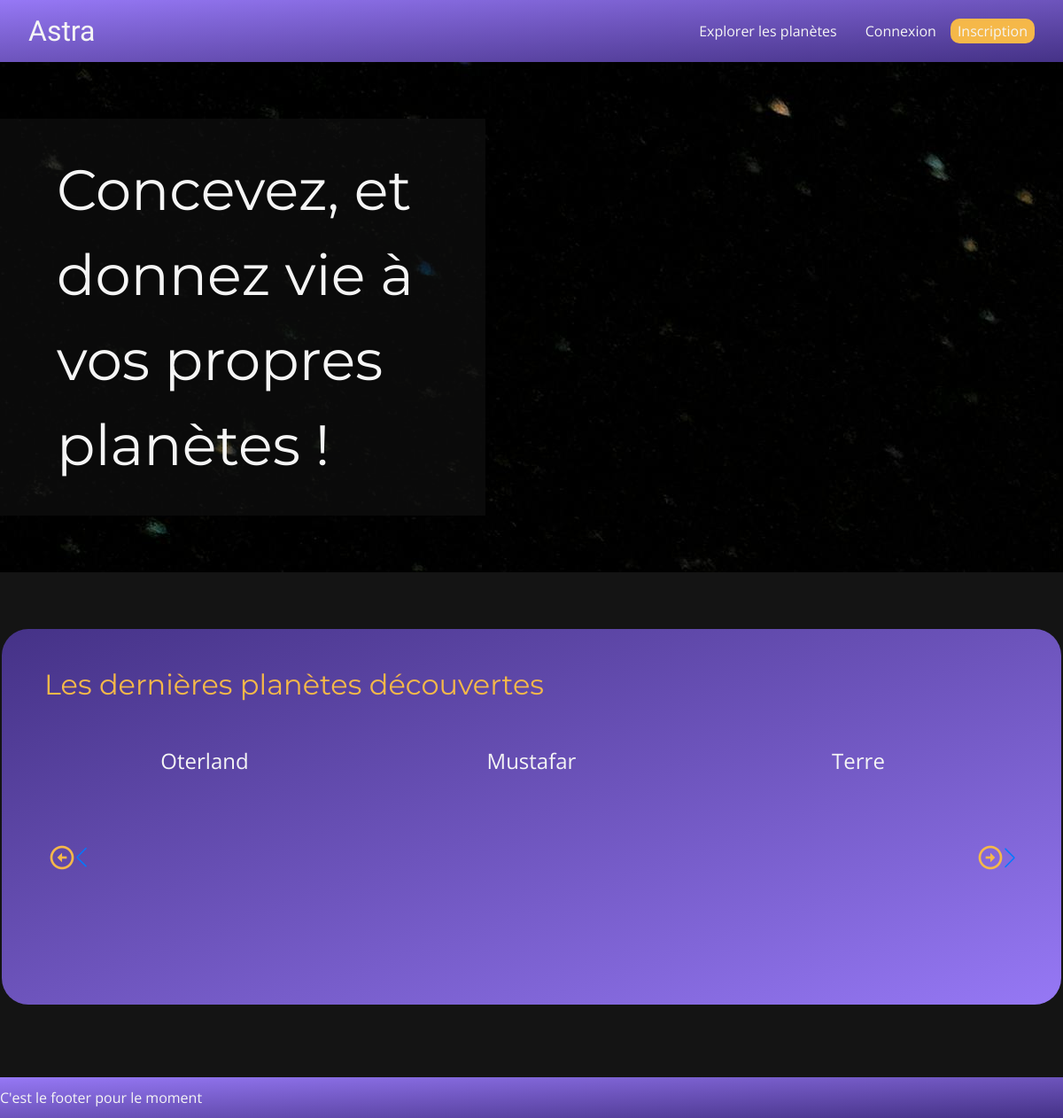
The page / on the database its author committed.
### tables this page shows
CREATE TABLE IF NOT EXISTS `planets` (
  `id` int NOT NULL AUTO_INCREMENT,
  `name` varchar(255) NOT NULL,
  `idUser` int DEFAULT NULL,
  `taille` bigint NOT NULL,
  `idGalaxie` int DEFAULT NULL,
  `description` mediumtext NOT NULL,
  `nbHab` bigint NOT NULL DEFAULT '0',
  `urlImg` varchar(255) NOT NULL,
  `habitable` tinyint(1) NOT NULL,
  `climat` text NOT NULL,
  PRIMARY KEY (`id`),
  KEY `idUser` (`idUser`),
  KEY `idGalaxie` (`idGalaxie`)
);

### views/accueil.php (the view, shortened to what this page needs)
<section id="planet">
    <p class="montserrat">Concevez, et donnez vie à vos propres planètes !</p>
</section>
<section id="carousel">
    <div id="swiper-box">
        <h1>Les dernières planètes découvertes</h1>
        <div class="swiper">
            <div class="swiper-wrapper">
                <?php
                    $req = 'SELECT * FROM planets ORDER BY id DESC LIMIT 5';
                    $planets = $dbAstra->prepare($req);
                    $planets->execute();
                    while ($line = $planets->fetch()) {
                        echo '<div class="swiper-slide">
                                <a href="/planet/'.$line['id'].'/">
                                    <img src="../src/' . $line["urlImg"] . '" alt="">
                                    <p>' . $line["name"] . '</p>
                                </a>
                            </div>';
                    }
                ?>
            </div>
            <div class="swiper-button-next"><i class='bx bx-right-arrow-circle'></i></div>
            <div class="swiper-button-prev"><i class='bx bx-left-arrow-circle'></i></div>
        </div>
    </div>
</section>

### CSS/main.css (style rules this page uses)
body { background-color: #141414; margin: 0 auto; color: #F5F5F5; position: relative; min-height: 100vh; }
a:link, a:visited { color: #F5F5F5; text-decoration: none; }
body { font-family: "Open Sans", sans-serif; font-optical-sizing: auto; font-weight: 400; font-style: normal; font-variation-settings: "wdth" 100; }
h1, .montserrat { font-family: "Montserrat", sans-serif; font-optical-sizing: auto; font-weight: 400; font-style: normal; }
footer { background-image: linear-gradient(to right bottom, #9678f5, #8166d8, #6d54bc, #5943a1, #453287); position: absolute; bottom: 0; right: 0; left: 0; padding-bottom: 0.75em; padding-top: 0.75em; }
#planet { background-image: url("/src/Sky-bg.jpg"); display: flex; align-items: center; }
#planet p { font-size: 4rem; width: 35%; line-height: 1.5em; background-color: rgba(20, 20, 20, 0.5019607843); padding: 0.5em 1em; }
#swiper-box { margin: 4em auto; max-width: 1100px; background-image: linear-gradient(to right bottom, #453287, #5943a1, #6d54bc, #8166d8, #9678f5); border-radius: 30px; padding: 1em 3em; }
#swiper-box h1 { color: #F5B849; font-size: 2em; }
.swiper { width: 100%; height: 300px; }
.swiper-slide a { display: flex; flex-direction: column; align-items: center; }
.swiper-slide a p { font-size: 1.5em; }
.swiper-button-next::after, .swiper-button-prev::after { display: none; }
.swiper-button-next i, .swiper-button-prev i { color: #F5B849; font-size: 2em; }

### rows shown on the page
planets: name "Oterland"
planets: name "Mustafar"
planets: name "Terre"
